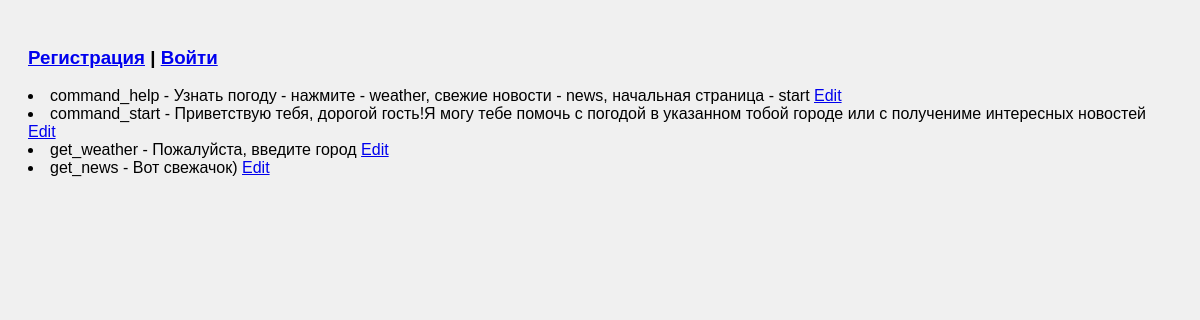
The app's page /command_list/, older data.
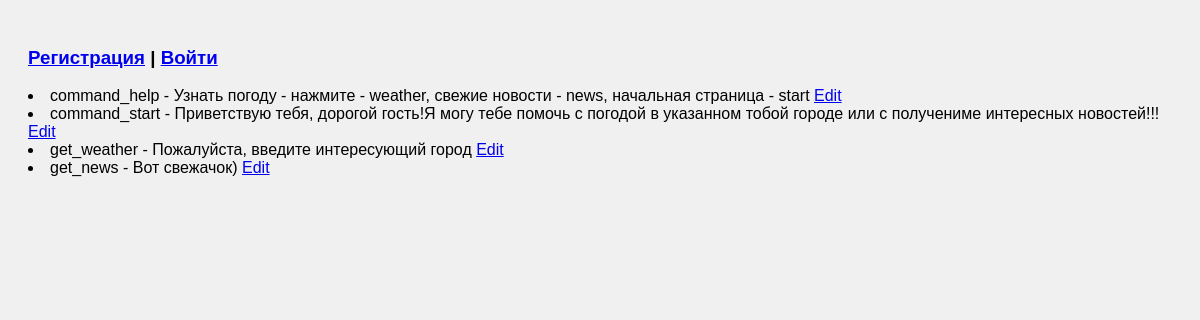
The same page, newer data.
### bot/models.py (models this page shows, shortened)
class Command(models.Model):
    name = models.CharField(max_length=255, unique=True)
    keyword = models.CharField(max_length=255)
    description = models.TextField()
    negative = models.TextField(blank=True)

### web_part/views.py (the view)
# urls.py: path('command_list/', command_list, name='command_list'),
def command_list(request):
    commands = Command.objects.all()
    return render(request, 'web_part/command_list.html', {'commands': commands})

### web_part/templates/web_part/command_list.html
{% extends 'web_part/base.html' %}
{% block content %}
    {% for command in commands %}
        <li>
            {{ command.name }} - {{ command.description }}
            <a href="{% url 'edit_command' command.id %}">Edit</a>
        </li>
    {% endfor %}
{% endblock content %}

### web_part/templates/web_part/base.html (shortened to what this page needs)
<!DOCTYPE html>
<html lang="en">
<head>
    {% load static %}
    <link rel="stylesheet" href="{% static 'css/style.css' %}" />
    {% block mainmenu %}
    {% if request.user.is_authenticated %}
        <h3 class="account"> <a href="{% url 'home' %}">Home</a> </h3>
        <h3 class="account"> {{user.username}} | <a href="{% url 'logout' %}">Выйти</a></h3>
        <h3 class="account"> <a href="{% url 'command_list' %}">Отобразить все команды</a> </h3>
    {% else %}
        <h3 class="account"><a href="{% url 'register' %}">Регистрация</a> | <a href="{% url 'login' %}">Войти</a></h3>
    {% endif %}
    {% endblock mainmenu %}
</head>
<body>
{% block content %}
{% endblock content %}
</body>
</html>

### web_part/static/css/style.css (style rules this page uses)
body { font-family: Arial, sans-serif; background-color: #f0f0f0; padding: 20px; }

Row changes from the older to the newer data that the page shows:
changed Command "command_start": description "Приветствую тебя, дорогой гость!Я могу тебе помочь с погодой в указанном тобой городе или с получениме интересных новостей" → "Приветствую тебя, дорогой гость!Я могу тебе помочь с погодой в указанном тобой городе или с получениме интересных новостей!!!"
changed Command "get_weather": description "Пожалуйста, введите город" → "Пожалуйста, введите интересующий город"
